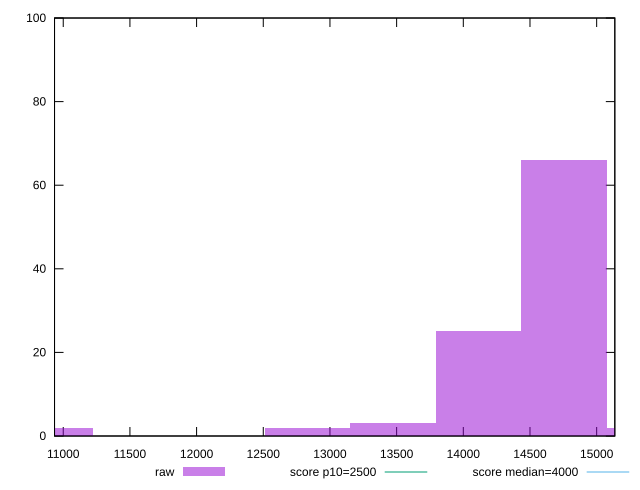

Generate this figure with gnuplot:
reset

$raw <<EOF
10906.01773307948 2
14113.67000751462 25
14755.200462401648 66
15396.730917288678 2
13472.139552627592 3
12830.609097740564 2
EOF

set key outside below
set boxwidth 641.5304548870282
set xrange [10934.695499999998:15136.189999999999]
set yrange [0:100]
set trange [0:100]
set style fill transparent solid 0.5 noborder

set parametric
set terminal svg size 640, 490 enhanced background rgb 'white'
set output "report_00023_2021-02-20T12:14:57.249Z/largest-contentful-paint/samples/pages/raw/histogram.svg"

plot $raw title "raw" with boxes, \
     2500,t title "score p10=2500", \
     4000,t title "score median=4000"

reset
